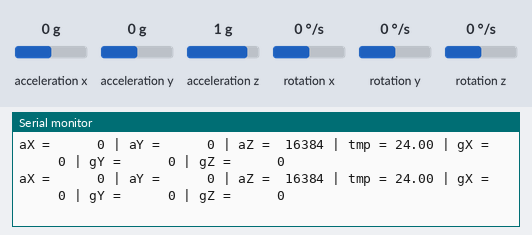
Recording of a sketch running on a simulated Arduino Uno, built with avr-gcc and run on an emulated ATmega328P. Parts: the last lines printed to the serial monitor. Wiring (inferred from the names in the program): MPU-6050 motion sensor at I2C address 0x68. The test bench sets the inputs (shaded band); at power-on: acceleration x 0 g, acceleration y 0 g, acceleration z 1 g, rotation x 0 °/s, rotation y 0 °/s, rotation z 0 °/s.

Above: at 1.8 s.
1.9 s: acceleration x set to -1.4 g
At 2.8 s:
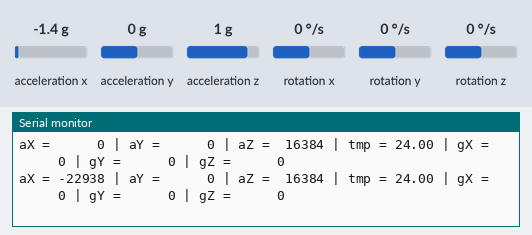
4.5 s: acceleration y set to -1.4 g
At 5.4 s:
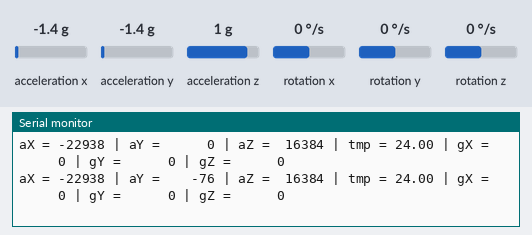
7.5 s: acceleration z set to -1.4 g
At 8.5 s:
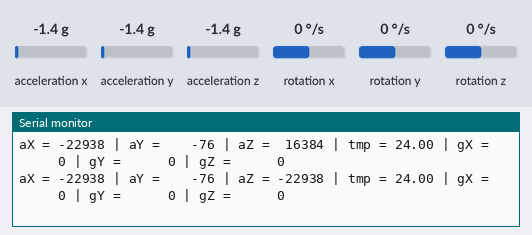
10.5 s: rotation x set to -192 °/s
At 11.6 s:
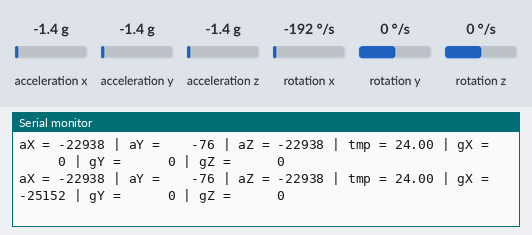
13.5 s: rotation y set to -192 °/s
At 14.6 s:
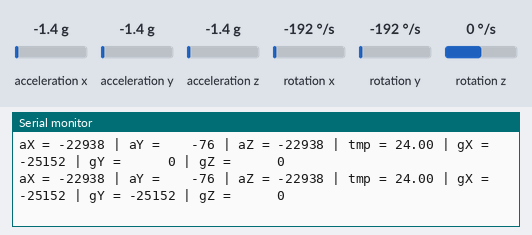
16.6 s: rotation z set to -192 °/s
At 17.7 s:
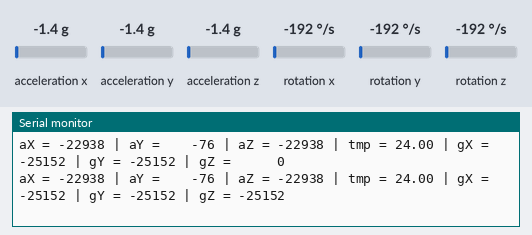

Measured:
- after the input at 1.9 s, the serial monitor: prints a new line after 0.12 s (image 1)
- after the input at 4.5 s, the serial monitor: prints a new line after 0.54 s (image 2)
- after the input at 7.5 s, the serial monitor: prints a new line after 0.56 s (image 3)
- after the input at 10.5 s, the serial monitor: prints a new line after 0.58 s (image 4)
- after the input at 13.5 s, the serial monitor: prints a new line after 0.60 s (image 5)
- after the input at 16.6 s, the serial monitor: prints a new line after 0.52 s (image 6)

The sketch:

gyro.ino
```cpp
// (c) Michael Schoeffler 2017, http://www.mschoeffler.de

#include "Wire.h" // This library allows you to communicate with I2C devices.

const int MPU_ADDR = 0x68; // I2C address of the MPU-6050. If AD0 pin is set to HIGH, the I2C address will be 0x69.

int16_t accelerometer_x, accelerometer_y, accelerometer_z; // variables for accelerometer raw data
int16_t gyro_x, gyro_y, gyro_z; // variables for gyro raw data
int16_t temperature; // variables for temperature data

char tmp_str[7]; // temporary variable used in convert function

char* convert_int16_to_str(int16_t i) { // converts int16 to string. Moreover, resulting strings will have the same length in the debug monitor.
  sprintf(tmp_str, "%6d", i);
  return tmp_str;
}

void setup() {
  Serial.begin(57600);
  Wire.begin();
  Wire.beginTransmission(MPU_ADDR); // Begins a transmission to the I2C slave (GY-521 board)
  Wire.write(0x6B); // PWR_MGMT_1 register
  Wire.write(0); // set to zero (wakes up the MPU-6050)
  Wire.endTransmission(true);
}
void loop() {
  Wire.beginTransmission(MPU_ADDR);
  Wire.write(0x3B); // starting with register 0x3B (ACCEL_XOUT_H) [MPU-6000 and MPU-6050 Register Map and Descriptions Revision 4.2, p.40]
  Wire.endTransmission(false); // the parameter indicates that the Arduino will send a restart. As a result, the connection is kept active.
  Wire.requestFrom(MPU_ADDR, 7*2, true); // request a total of 7*2=14 registers

  // "Wire.read()<<8 | Wire.read();" means two registers are read and stored in the same variable
  accelerometer_x = Wire.read()<<8 | Wire.read(); // reading registers: 0x3B (ACCEL_XOUT_H) and 0x3C (ACCEL_XOUT_L)
  accelerometer_y = Wire.read()<<8 | Wire.read(); // reading registers: 0x3D (ACCEL_YOUT_H) and 0x3E (ACCEL_YOUT_L)
  accelerometer_z = Wire.read()<<8 | Wire.read(); // reading registers: 0x3F (ACCEL_ZOUT_H) and 0x40 (ACCEL_ZOUT_L)
  temperature = Wire.read()<<8 | Wire.read(); // reading registers: 0x41 (TEMP_OUT_H) and 0x42 (TEMP_OUT_L)
  gyro_x = Wire.read()<<8 | Wire.read(); // reading registers: 0x43 (GYRO_XOUT_H) and 0x44 (GYRO_XOUT_L)
  gyro_y = Wire.read()<<8 | Wire.read(); // reading registers: 0x45 (GYRO_YOUT_H) and 0x46 (GYRO_YOUT_L)
  gyro_z = Wire.read()<<8 | Wire.read(); // reading registers: 0x47 (GYRO_ZOUT_H) and 0x48 (GYRO_ZOUT_L)

  // print out data
  Serial.print("aX = "); Serial.print(convert_int16_to_str(accelerometer_x));
  Serial.print(" | aY = "); Serial.print(convert_int16_to_str(accelerometer_y/300));
  Serial.print(" | aZ = "); Serial.print(convert_int16_to_str(accelerometer_z));
  // the following equation was taken from the documentation [MPU-6000/MPU-6050 Register Map and Description, p.30]
  Serial.print(" | tmp = "); Serial.print(temperature/340.00+36.53);
  Serial.print(" | gX = "); Serial.print(convert_int16_to_str(gyro_x));
  Serial.print(" | gY = "); Serial.print(convert_int16_to_str(gyro_y));
  Serial.print(" | gZ = "); Serial.print(convert_int16_to_str(gyro_z));
  Serial.println();

  // delay
  delay(1000);
}
```
